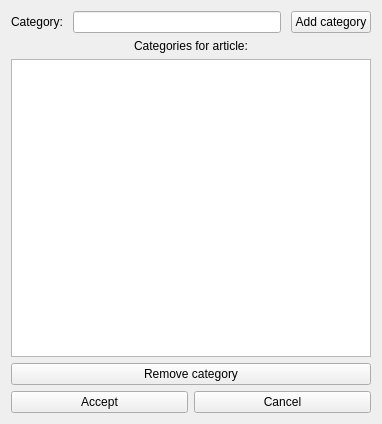
<?xml version="1.0" encoding="UTF-8"?>
<ui version="4.0">
 <class>CategoriesForm</class>
 <widget class="QWidget" name="CategoriesForm">
  <property name="geometry">
   <rect>
    <x>0</x>
    <y>0</y>
    <width>382</width>
    <height>424</height>
   </rect>
  </property>
  <property name="windowTitle">
   <string>Add article</string>
  </property>
  <layout class="QGridLayout" name="gridLayout">
   <item row="0" column="0">
    <layout class="QVBoxLayout" name="verticalLayout">
     <property name="sizeConstraint">
      <enum>QLayout::SetDefaultConstraint</enum>
     </property>
     <item>
      <layout class="QHBoxLayout" name="horizontalLayout_3" stretch="1,6,1">
       <property name="spacing">
        <number>10</number>
       </property>
       <item>
        <widget class="QLabel" name="label_category">
         <property name="text">
          <string>Category:</string>
         </property>
         <property name="alignment">
          <set>Qt::AlignRight|Qt::AlignTrailing|Qt::AlignVCenter</set>
         </property>
        </widget>
       </item>
       <item>
        <widget class="QLineEdit" name="lineEdit_category"/>
       </item>
       <item>
        <widget class="QPushButton" name="pushButton_add_category">
         <property name="sizePolicy">
          <sizepolicy hsizetype="Minimum" vsizetype="Maximum">
           <horstretch>0</horstretch>
           <verstretch>0</verstretch>
          </sizepolicy>
         </property>
         <property name="text">
          <string>Add category</string>
         </property>
        </widget>
       </item>
      </layout>
     </item>
     <item>
      <widget class="QLabel" name="label_categories">
       <property name="text">
        <string>Categories for article:</string>
       </property>
       <property name="alignment">
        <set>Qt::AlignCenter</set>
       </property>
      </widget>
     </item>
     <item>
      <widget class="QListWidget" name="listWidget_categories"/>
     </item>
     <item>
      <widget class="QPushButton" name="pushButton_remove_category">
       <property name="sizePolicy">
        <sizepolicy hsizetype="Minimum" vsizetype="Maximum">
         <horstretch>0</horstretch>
         <verstretch>0</verstretch>
        </sizepolicy>
       </property>
       <property name="text">
        <string>Remove category</string>
       </property>
      </widget>
     </item>
     <item>
      <layout class="QHBoxLayout" name="horizontalLayout_4">
       <item>
        <widget class="QPushButton" name="pushButton_accept">
         <property name="text">
          <string>Accept</string>
         </property>
        </widget>
       </item>
       <item>
        <widget class="QPushButton" name="pushButton_cancel">
         <property name="text">
          <string>Cancel</string>
         </property>
        </widget>
       </item>
      </layout>
     </item>
    </layout>
   </item>
  </layout>
 </widget>
 <resources/>
 <connections/>
</ui>
